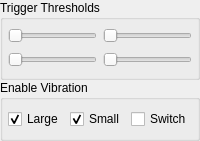
          <widget class="QWidget" name="pad_page">
           <layout class="QVBoxLayout" name="verticalLayout">
            <property name="spacing">
             <number>0</number>
            </property>
            <property name="leftMargin">
             <number>0</number>
            </property>
            <property name="topMargin">
             <number>0</number>
            </property>
            <property name="rightMargin">
             <number>0</number>
            </property>
            <property name="bottomMargin">
             <number>0</number>
            </property>
            <item>
             <widget class="QGroupBox" name="gb_triggers">
              <property name="minimumSize">
               <size>
                <width>0</width>
                <height>80</height>
               </size>
              </property>
              <property name="title">
               <string>Trigger Thresholds</string>
              </property>
              <layout class="QHBoxLayout" name="horizontalLayout_21">
               <property name="leftMargin">
                <number>5</number>
               </property>
               <property name="topMargin">
                <number>5</number>
               </property>
               <property name="rightMargin">
                <number>5</number>
               </property>
               <property name="bottomMargin">
                <number>5</number>
               </property>
               <item>
                <layout class="QVBoxLayout" name="gb_trigger_left">
                 <item>
                  <widget class="QSlider" name="slider_trigger_left">
                   <property name="orientation">
                    <enum>Qt::Horizontal</enum>
                   </property>
                  </widget>
                 </item>
                 <item>
                  <widget class="QSlider" name="preview_trigger_left">
                   <property name="orientation">
                    <enum>Qt::Horizontal</enum>
                   </property>
                  </widget>
                 </item>
                </layout>
               </item>
               <item>
                <layout class="QVBoxLayout" name="gb_trigger_right">
                 <item>
                  <widget class="QSlider" name="slider_trigger_right">
                   <property name="orientation">
                    <enum>Qt::Horizontal</enum>
                   </property>
                  </widget>
                 </item>
                 <item>
                  <widget class="QSlider" name="preview_trigger_right">
                   <property name="orientation">
                    <enum>Qt::Horizontal</enum>
                   </property>
                  </widget>
                 </item>
                </layout>
               </item>
              </layout>
             </widget>
            </item>
            <item>
             <widget class="QGroupBox" name="gb_vibration">
              <property name="title">
               <string>Enable Vibration</string>
              </property>
              <layout class="QHBoxLayout" name="horizontalLayout_2">
               <property name="leftMargin">
                <number>5</number>
               </property>
               <property name="topMargin">
                <number>9</number>
               </property>
               <property name="rightMargin">
                <number>5</number>
               </property>
               <property name="bottomMargin">
                <number>9</number>
               </property>
               <item>
                <widget class="QCheckBox" name="chb_vibration_large">
                 <property name="text">
                  <string>Large</string>
                 </property>
                 <property name="checked">
                  <bool>true</bool>
                 </property>
                </widget>
               </item>
               <item>
                <widget class="QCheckBox" name="chb_vibration_small">
                 <property name="text">
                  <string>Small</string>
                 </property>
                 <property name="checked">
                  <bool>true</bool>
                 </property>
                </widget>
               </item>
               <item>
                <widget class="QCheckBox" name="chb_vibration_switch">
                 <property name="text">
                  <string>Switch</string>
                 </property>
                </widget>
               </item>
              </layout>
             </widget>
            </item>
           </layout>
          </widget>
